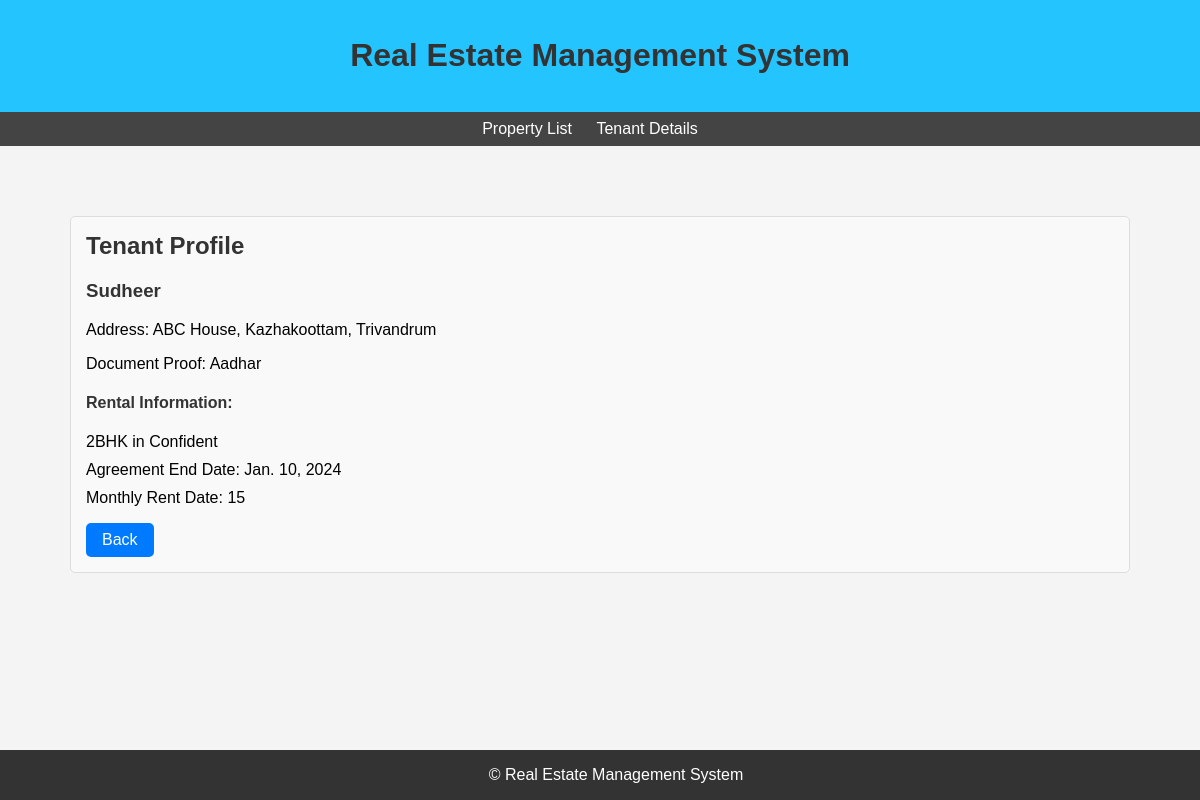
The app's page /tenant-profile/1/ (signed in) with its own data.
### realestate_app/models.py (models this page shows, shortened)
class Tenant(models.Model):
    username=models.CharField(max_length=255,null=True,blank=False)
    address = models.TextField()
    document_proof = models.CharField(max_length=255)

class RentalDetails(models.Model):
    tenant = models.ForeignKey(Tenant, on_delete=models.CASCADE)
    unit = models.ForeignKey(Unit, on_delete=models.CASCADE)
    agreement_end_date = models.DateField()
    monthly_rent_date = models.PositiveIntegerField(validators=[MinValueValidator(1), MaxValueValidator(31)])

class Unit(models.Model):
    property = models.ForeignKey(Property, on_delete=models.CASCADE)
    rent_cost = models.DecimalField(max_digits=10, decimal_places=2)
    type_choices = [('1BHK', '1BHK'), ('2BHK', '2BHK'), ('3BHK', '3BHK'), ('4BHK', '4BHK')]
    type = models.CharField(max_length=4, choices=type_choices)

class Property(models.Model):
    name = models.CharField(max_length=255)
    address = models.TextField()
    location = models.CharField(max_length=255)

### realestate_app/views.py (the view)
# urls.py: path('tenant-profile/<int:tenant_id>/', views.tenant_profile, name='tenant_profile'),
@login_required(login_url='/accounts/login/')
def tenant_profile(request, tenant_id):
    tenant = get_object_or_404(Tenant, pk=tenant_id)
    rental_details = RentalDetails.objects.filter(tenant=tenant)
    return render(request, 'tenant_profile.html', {'tenant': tenant, 'rental_details': rental_details})

### realestate_app/templates/tenant_profile.html (shortened to what this page needs)
{% extends 'base.html' %}
{% block content %}
  <div class="tenant-profile">
    <div class="profile-details">
      <h2>Tenant Profile</h2>
      <h3>{{ tenant.username }}</h3>
      <p>Address: {{ tenant.address }}</p>
      <p>Document Proof: {{ tenant.document_proof }}</p>
      <h4>Rental Information:</h4>
      <ul>
        {% for rental_detail in rental_details %}
        <li>{{ rental_detail.unit.type }} in {{ rental_detail.unit.property.name }}</li>
        <li>Agreement End Date: {{ rental_detail.agreement_end_date }}</li>
        <li>Monthly Rent Date: {{ rental_detail.monthly_rent_date }}</li>
        {% endfor %}
      </ul>
      <a href="{% url 'tenant_list' %}" class="back-link">Back</a>
    </div>
  </div>
{% endblock %}

### realestate_app/templates/base.html (style rules this page uses)
body { font-family: 'Arial', sans-serif; margin: 0; padding: 0; background-color: #f4f4f4; }
h1, h2, h3, h4 { color: #333; }
a { color: #ffffff; text-decoration: none; }
ul { list-style-type: none; padding: 0; }
li { margin-bottom: 3 0px; }

### realestate_app/templates/tenant_profile.html (style rules this page uses)
.tenant-profile { padding: 20px; }
.profile-details { background-color: #f9f9f9; border: 1px solid #ddd; border-radius: 5px; padding: 15px; margin-bottom: 20px; }
.profile-details h2 { margin-top: 0; }
.profile-details ul { list-style: none; padding: 0; }
.profile-details ul li { margin-bottom: 10px; }
.back-link { display: inline-block; padding: 8px 16px; background-color: #007bff; color: #fff; text-decoration: none; border-radius: 5px; }

### records on screen
Tenant: username "Sudheer", address "ABC House, Kazhakoottam, Trivandrum", document_proof "Aadhar"
RentalDetails: unit.type "2BHK", unit.property.name "Confident", agreement_end_date "Jan. 10, 2024", monthly_rent_date "15"
